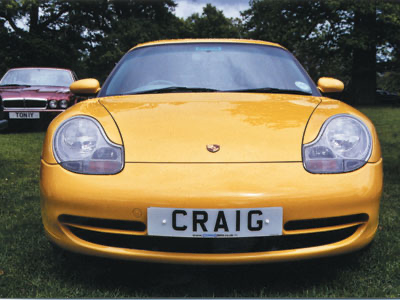
#> input picture Car-Plate-Recognition/images/Cars1.png, 400 x 300 px, given as the content of the folder images/Cars1.png, which was not available
$ python -i Predict.py   (imports and definitions only)
#> lines starting #> are read from the running program, lines starting #| are printed output that depends on the picture; after the words box and inside, x2 and y2 are one past the last pixel; in counts of white or black regions, pixels touching at a corner belong together; pictures that were not available may be replaced by others from this repository, and a replacement may not be noted
#!/usr/bin/env python3
# -*- coding: utf-8 -*-
"""
Created on Fri Nov 27 10:04:06 2020

@author: victor
"""

import numpy as np
import matplotlib.pyplot as plt
import os
import cv2
import operator

class KNN:

    def __init__(self):
        self.trainData = np.zeros([28,28,36,29])
        self.trainLabels = np.zeros([36,29])
        self.maps = {}

    def loadData(self,path):

#> called with path = 'images/Cars1.png'
        trainFile = os.listdir(path)
        idx = 0

        for files in trainFile:
            self.maps[idx] = files
            pth = path + '/'+ str(files)
            loc = 0

            for file in os.listdir(pth):
                im_path = pth + "/" + file
                image = cv2.imread(im_path)
#> image is the input picture: shape (300, 400, 3); mean B, G, R 82.3, 104.3, 113.8
                image = cv2.cvtColor(image, cv2.COLOR_BGR2GRAY)
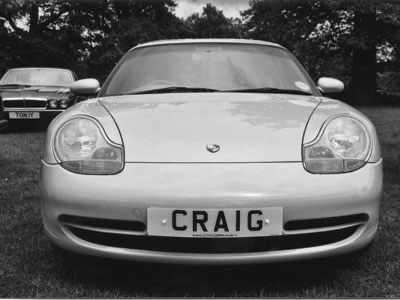
#> image: shape (300, 400); min 2, max 254, mean 104.6
                ret,image = cv2.threshold(image, 0, 255, cv2.THRESH_BINARY+cv2.THRESH_OTSU)
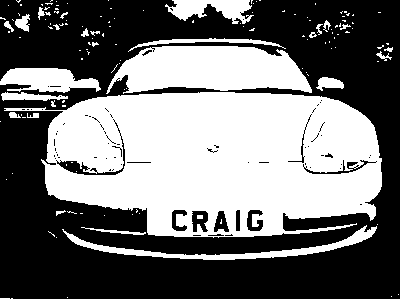
#> image: shape (300, 400); 44.9% white; 139 white regions (110 under 20 px), largest, box (x1, y1, x2, y2) and area: (4, 92, 382, 238) 39081, (106, 46, 312, 94) 7192, (62, 225, 377, 260) 1911
#> ret = 111
                # image = cv2.resize(image, (28,28),interpolation=cv2.INTER_NEAREST)
                image = cv2.resize(image, (28,28))
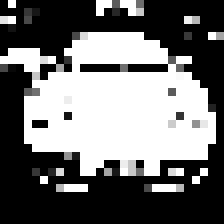
#> image: shape (28, 28) (shown 8 times larger); min 0, max 255, mean 111.5
                for i in range(image.shape[0]):
                    for j in range(image.shape[1]):
                        if image[i,j] < 255:
                            image[i,j] = 0
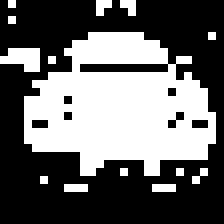
#> image: shape (28, 28) (shown 8 times larger); 40.6% white; 14 white regions (13 under 20 px), largest, box (x1, y1, x2, y2) and area: (3, 4, 27, 22) 286

                self.trainData[:,:,idx,loc] = image
                self.trainLabels[idx,loc] = idx
                loc +=1
            idx += 1
        self.trainLabels = self.trainLabels.reshape(-1,1)
        self.trainData = self.trainData.reshape(28*28, 36*29).T

    def predict(self,testData, k = 3):

        size = self.trainData.shape[0]
        classCount = {}
        diff = np.abs(np.tile(testData, (size,1)) - self.trainData)

        distance = np.sum(diff, axis = 1)
        distIndex = np.argsort(distance)

        for i in range(k):
            label = self.trainLabels[distIndex[i]][0]
            classCount[label] = classCount.get(label,0) + 1
        classCount = sorted(classCount.items(), key = operator.itemgetter(1), reverse=True)

        return self.maps[classCount[0][0]]
        # [9 lines of commented-out code are left out]


>>> result = KNN().loadData('images/Cars1.png')
